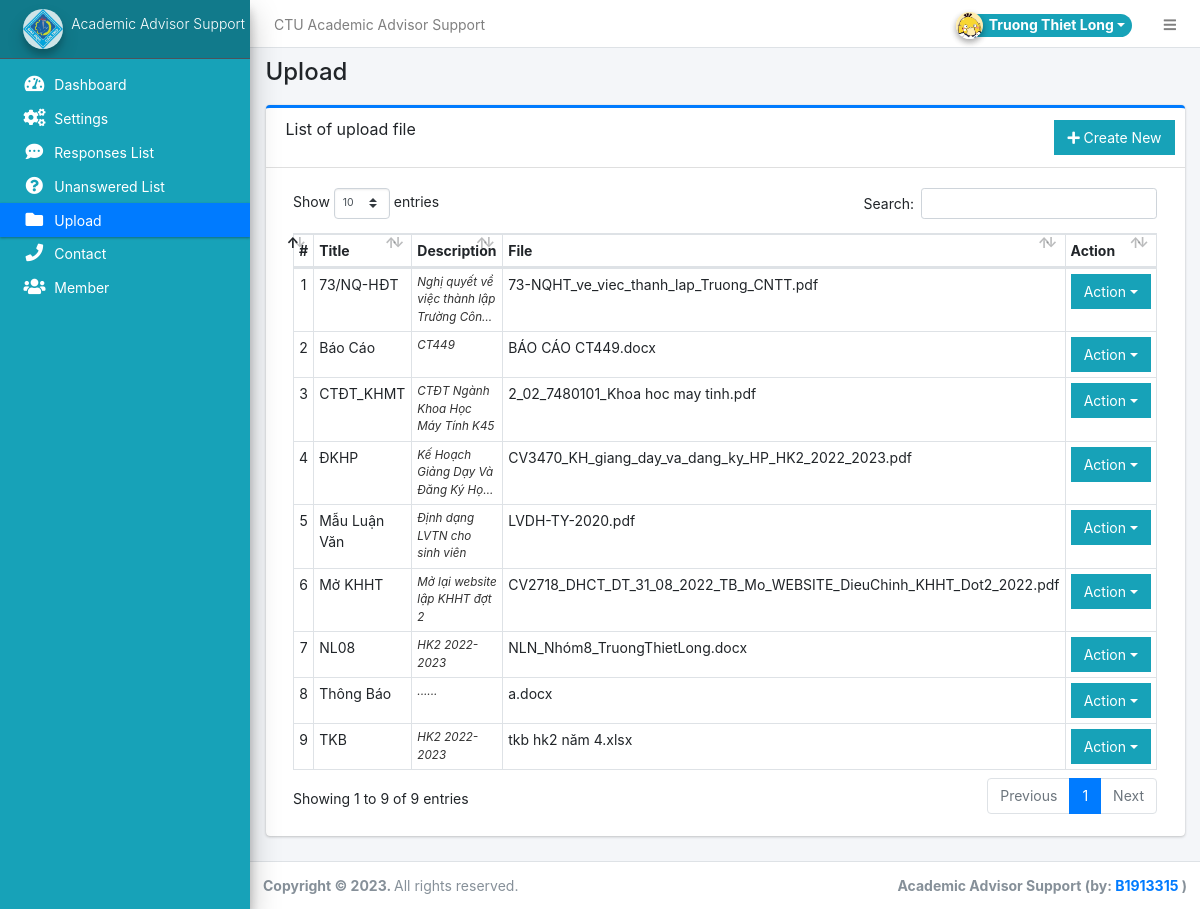
The app's page /admin/?page=upload (signed in) with its own data.
### tables this page shows
CREATE TABLE `post` (
  `id` int(11) NOT NULL,
  `title` varchar(255) NOT NULL,
  `mota` varchar(255) NOT NULL,
  `file` text NOT NULL
);

### admin/upload/index.php (the view, shortened to what this page needs)
<div class="card card-outline card-primary">
	<div class="card-header">
		<h3 class="card-title">List of upload file</h3>
		<div class="card-tools">
			<a href="?page=upload/manage" class="btn btn-flat btn-info"><span class="fas fa-plus"></span>  Create New</a>
		</div>
	</div>
	<div class="card-body">
		<div class="container-fluid">
			<table class="table table-bordered table-stripped">
				<colgroup>
					<col width="5%">
					<col width="30%">
					<col width="25%">
					<col width="25%">
                    <col width="15%">
				</colgroup>
				<thead>
					<tr>
						<th>#</th>
						<th>Title</th>
						<th>Description</th>
						<th>File</th>
                        <th>Action</th>
					</tr>
				</thead>
				<tbody>
					<?php
					$i = 1;
						$qry = $conn->query("SELECT id, title, mota, file FROM `post` order by title asc ");
						while($row = $qry->fetch_assoc()):
					?>
						<tr>
							<td class="text-center"><?php echo $i++; ?></td>
							<td><?php echo $row['title'] ?></td>
							<td><span class="truncate"><?php echo $row['mota'] ?></span></td>
                            <td><?php echo $row['file']?></td>
							<td align="center">
								 <button type="button" class="btn btn-flat btn-info dropdown-toggle dropdown-icon" data-toggle="dropdown">
				                  		Action
				                  </button>
							</td>
						</tr>
					<?php endwhile; ?>
				</tbody>
			</table>
		</div>
	</div>
</div>

### records on screen
post: title "73/NQ-HĐT", mota "Nghị quyết về việc thành lập Trường…", file "73-NQHT_ve_viec_thanh_lap_Truong_CNTT.pdf"
post: title "Báo Cáo", mota "CT449", file "BÁO CÁO CT449.docx"
post: title "CTĐT_KHMT", mota "CTĐT Ngành Khoa Học Máy Tính K45", file "2_02_7480101_Khoa hoc may tinh.pdf"
post: title "ĐKHP", mota "Kế Hoạch Giảng Dạy Và Đăng Ký…", file "CV3470_KH_giang_day_va_dang_ky_HP_HK2_2022_2023.pdf"
post: title "Mẫu Luận Văn", mota "Định dạng LVTN cho sinh viên", file "LVDH-TY-2020.pdf"
post: title "Mở KHHT", mota "Mở lại website lập KHHT đợt 2", file "CV2718_DHCT_DT_31_08_2022_TB_Mo_WEBSITE_DieuChinh_KHHT_Dot2_2022.pdf"
post: title "NL08", mota "HK2 2022-2023", file "NLN_Nhóm8_TruongThietLong.docx"
post: title "Thông Báo", mota "......", file "a.docx"
post: title "TKB", mota "HK2 2022-2023", file "tkb hk2 năm 4.xlsx"

### other values on screen
$_settings->info('name') "CTU Academic Advisor Support"
$_settings->userdata('firstname').' '.$_settings->userdata('lastname') "Truong Thiet Long"
$_settings->info('short_name') "Academic Advisor Support"
str_replace(array("/","_"), " ",$page) "Upload"
